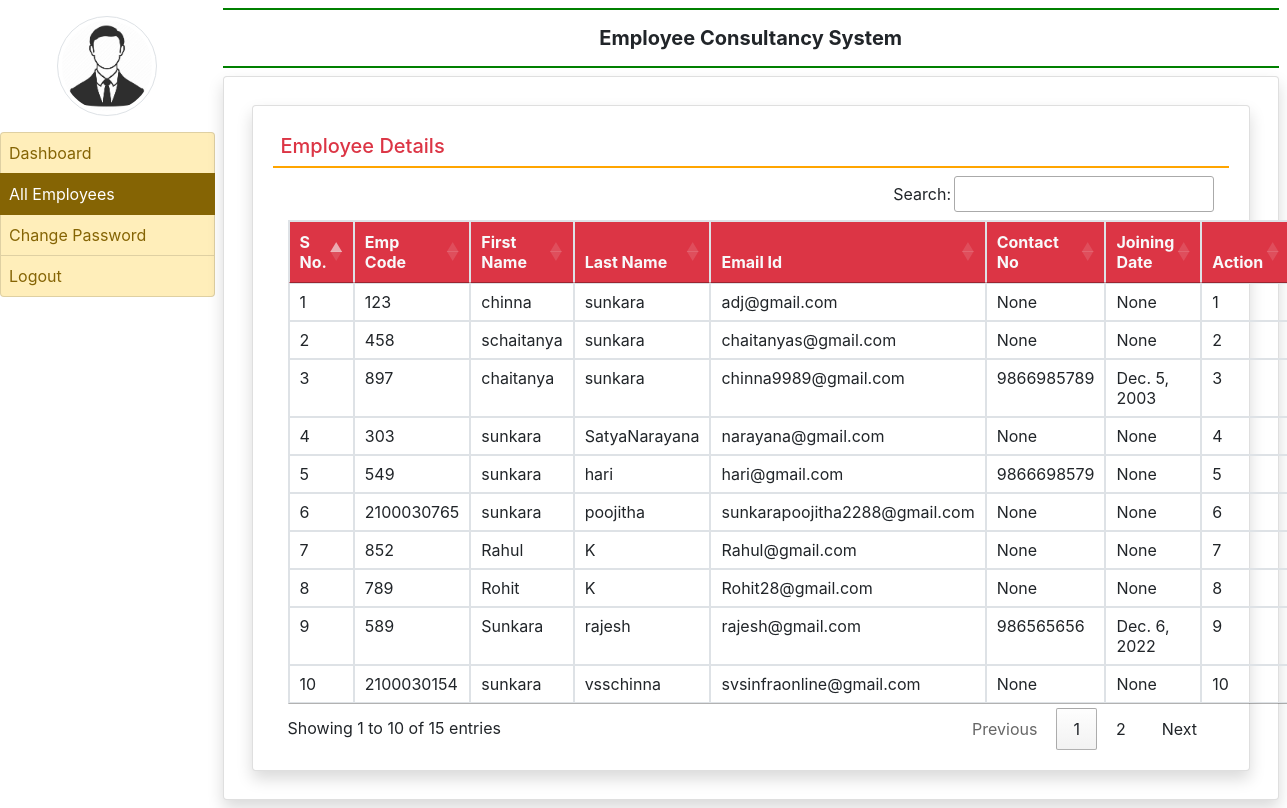
Screenshot of /all_employee/ (signed in) with the database file from the repository.
### employee/models.py (models this page shows, shortened)
class EmployeeDetails(models.Model):
    user=models.ForeignKey(User,on_delete=models.CASCADE)
    empcode = models.CharField(max_length=50)
    empdept = models.CharField(max_length=100,null=True)
    designation = models.CharField(max_length=100,null=True)
    contact = models.CharField(max_length=15,null=True)
    gender = models.CharField(max_length=50,null=True)
    joiningdate = models.DateField(null=True)

### employee/views.py (the view)
# urls.py: path('all_employee/', all_employee, name='all_employee'),
def all_employee(request):
    if not request.user.is_authenticated:
        return redirect('admin_login')
    employee = EmployeeDetails.objects.all()
    return render(request,'all_employee.html',locals())

### employee/templates/all_employee.html
{% extends 'admin_base.html' %}
{%block main%}
<div class="card shadow m-2">
    <div class="card-body">
        <h5 class="p-2 text-danger" style="border-bottom : 2px solid orange">Employee Details</h5>
        <div class="container-fluid">
            <table class="table table-bordered table-hover" id="example">
                <thead class="text-light bg-danger">
                <tr>
                    <th>S No.</th>
                    <th>Emp Code</th>
                    <th>First Name</th>
                    <th>Last Name</th>
                    <th>Email Id</th>
                    <th>Contact No</th>
                    <th>Joining Date</th>
                    <th>Action</th>
                </tr>
                </thead>
                <tbody>
                {% for i in employee %}
                    <tr>
                        <td>{{forloop.counter}}</td>
                         <td>{{i.empcode}}</td>
                         <td>{{i.user.first_name}}</td>
                         <td>{{i.user.last_name}}</td>
                         <td>{{i.user.username}}</td>
                         <td>{{i.contact}}</td>
                         <td>{{i.joiningdate}}</td>
                         <td>{{forloop.counter}}</td>
                    </tr>
                {% endfor %}
                </tbody>
            </table>
        </div>
    </div>
</div>
{%endblock %}

### employee/templates/admin_base.html (shortened to what this page needs)
{% load static %}
<html>
<head>
</head>
</html>
  <link rel="stylesheet" href="https://cdn.jsdelivr.net/npm/bootstrap@4.6.2/dist/css/bootstrap.min.css">
<link rel="stylesheet" href="https://use.fontawesome.com/releases/v5.7.0/css/all.css">
    <link rel="stylesheet" href="https://cdn.datatables.net/1.13.1/css/jquery.dataTables.min.css">
    <link rel="stylesheet" href="https://cdn.datatables.net/buttons/2.3.2/css/buttons.dataTables.min.css">
</head>
<body>
<div class="container-fluid">
    <div class="row">
        <div class="col-sm-2 p-0">
           <center> <img src="{% static 'images/emp.jpeg' %}" width = "100" height="100" class="img-thumbnail rounded-circle my-3"></center>
            <div class="list-group">
                 <a href="{% url 'admin_home' %}" class="list-group-item list-group-item-warning list-group-item-action {% if request.path == '/admin_home/'%} active {% endif%}">Dashboard</a>
                 <a href="{% url 'all_employee' %}" class="list-group-item list-group-item-warning list-group-item-action {% if request.path == '/all_employee/'%} active {% endif%}">All Employees</a>
                <a href="{% url 'change_passwordadmin' %}" class="list-group-item list-group-item-warning list-group-item-action {% if request.path == '/change_passwordadmin/'%} active {% endif%}">Change Password</a>
                <a href="{% url 'logout' %}" class="list-group-item list-group-item-warning list-group-item-action">Logout</a>
            </div>
        </div>
        <div class="col-sm-10 p-0">
            <div class="container-fluid p-2">
                <h5 class="text-center p-3 font-weight-bold" style="border-bottom : 2px solid green;border-top : 2px solid green">Employee Consultancy System</h5>
            <div class="card shadow" style="min-height : 89vh">
                <div class="card-body">
                    {%block main%}
                      {%endblock%}
                </div>
            </div>
            </div>
        </div>
    </div>
</div>
</body>
</html>
<body>
</body>

### employee/templates/admin_base.html (style rules this page uses)
.list-group-item { padding:8px !important; }

### rows the page displays
EmployeeDetails: empcode "123", user.first_name "chinna", user.last_name "sunkara", user.username "adj@gmail.com", contact "None", joiningdate "None"
EmployeeDetails: empcode "458", user.first_name "schaitanya", user.last_name "sunkara", user.username "chaitanyas@gmail.com", contact "None", joiningdate "None"
EmployeeDetails: empcode "897", user.first_name "chaitanya", user.last_name "sunkara", user.username "chinna9989@gmail.com", contact "9866985789", joiningdate "Dec. 5, 2003"
EmployeeDetails: empcode "303", user.first_name "sunkara", user.last_name "SatyaNarayana", user.username "narayana@gmail.com", contact "None", joiningdate "None"
EmployeeDetails: empcode "549", user.first_name "sunkara", user.last_name "hari", user.username "hari@gmail.com", contact "9866698579", joiningdate "None"
EmployeeDetails: empcode "2100030765", user.first_name "sunkara", user.last_name "poojitha", user.username "sunkarapoojitha2288@gmail.com", contact "None", joiningdate "None"
EmployeeDetails: empcode "852", user.first_name "Rahul", user.last_name "K", user.username "Rahul@gmail.com", contact "None", joiningdate "None"
EmployeeDetails: empcode "789", user.first_name "Rohit", user.last_name "K", user.username "Rohit28@gmail.com", contact "None", joiningdate "None"
EmployeeDetails: empcode "589", user.first_name "Sunkara", user.last_name "rajesh", user.username "rajesh@gmail.com", contact "986565656", joiningdate "Dec. 6, 2022"
EmployeeDetails: empcode "2100030154", user.first_name "sunkara", user.last_name "vsschinna", user.username "svsinfraonline@gmail.com", contact "None", joiningdate "None"
